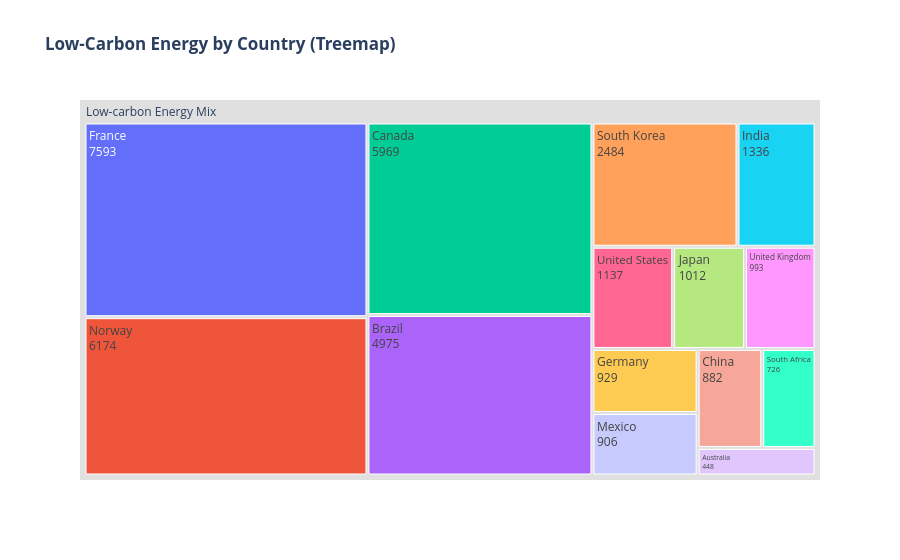
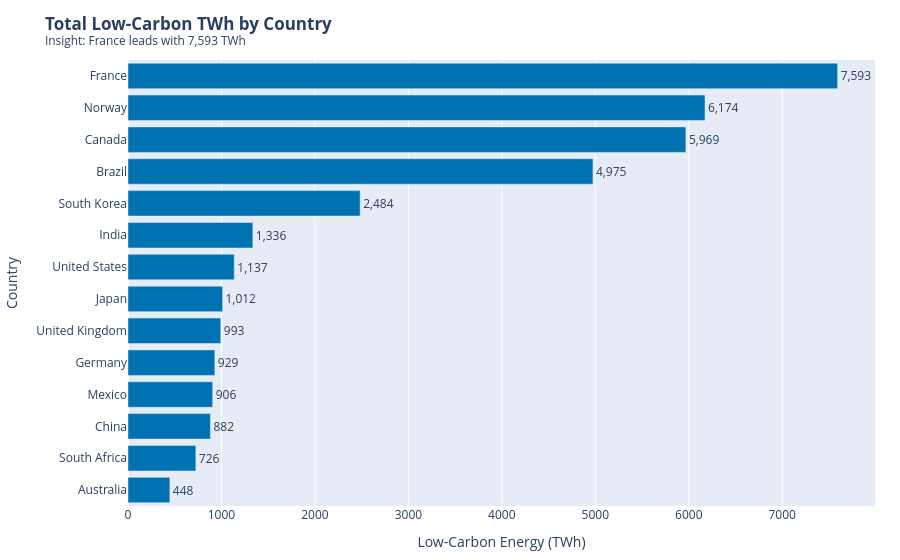

The notebook cell saved with these charts, in order:
### Code cell
#TASK2


import pandas as pd
import plotly.express as px

# 1. Filter to Low-carbon sources and aggregate TWh by country
df_low_carbon = df.loc[df['Source_Type'] == 'Low-carbon'].copy()
country_low_carbon = (
    df_low_carbon.groupby('Country', as_index=False)['TWh']
    .sum()
    .sort_values(by='TWh', ascending=False)
)

# 2. Prepare data for the single-level Treemap with a dummy root node
df_treemap = country_low_carbon.copy()
df_treemap['All'] = 'Low-carbon Energy Mix'

fig_treemap = px.treemap(
    df_treemap,
    path=['All', 'Country'],
    values='TWh',
    title="<b>Low-Carbon Energy by Country (Treemap)</b>"
)

fig_treemap.update_traces(
    textinfo="label+value",
    root_color="#E0E0E0"
)
fig_treemap.show()

# 3. Compute insight for the Bar Chart title
top_country = country_low_carbon.iloc[0]['Country']
top_country_val = country_low_carbon.iloc[0]['TWh']

# 4. Build the Horizontal Bar Chart
# Sorting ascending=True displays the highest value at the top in Plotly horizontal bars
fig_bar = px.bar(
    country_low_carbon.sort_values('TWh', ascending=True),
    x='TWh',
    y='Country',
    orientation='h',
    text='TWh',
    color_discrete_sequence=['#0072B2'], # CVD-safe blue
    title=f"<b>Total Low-Carbon TWh by Country</b><br><sup>Insight: {top_country} leads with {top_country_val:,.0f} TWh</sup>"
)

fig_bar.update_traces(
    texttemplate='%{text:,.0f}',
    textposition='outside'
)

fig_bar.update_layout(
    xaxis_title="Low-Carbon Energy (TWh)",
    yaxis_title="Country",
    margin=dict(t=60, l=25, r=25, b=25),
    font=dict(size=12)
)

fig_bar.show()

### Figure 1 — Plotly figure (JSON) as saved in the notebook; plotly's stock layout.template omitted (floating-point values rounded to 4 significant figures)
{"data": [{"branchvalues": "total", "domain": {"x": [0, 1], "y": [0, 1]}, "hovertemplate": "labels=%{label}<br>TWh=%{value}<br>parent=%{parent}<br>id=%{id}<extra></extra>", "ids": ["Low-carbon Energy Mix/France", "Low-carbon Energy Mix/Norway", "Low-carbon Energy Mix/Canada", "Low-carbon Energy Mix/Brazil", "Low-carbon Energy Mix/South Korea", "Low-carbon Energy Mix/India", "Low-carbon Energy Mix/United States", "Low-carbon Energy Mix/Japan", "Low-carbon Energy Mix/United Kingdom", "Low-carbon Energy Mix/Germany", "Low-carbon Energy Mix/Mexico", "Low-carbon Energy Mix/China", "Low-carbon Energy Mix/South Africa", "Low-carbon Energy Mix/Australia", "Low-carbon Energy Mix"], "labels": ["France", "Norway", "Canada", "Brazil", "South Korea", "India", "United States", "Japan", "United Kingdom", "Germany", "Mexico", "China", "South Africa", "Australia", "Low-carbon Energy Mix"], "name": "", "parents": ["Low-carbon Energy Mix", "Low-carbon Energy Mix", "Low-carbon Energy Mix", "Low-carbon Energy Mix", "Low-carbon Energy Mix", "Low-carbon Energy Mix", "Low-carbon Energy Mix", "Low-carbon Energy Mix", "Low-carbon Energy Mix", "Low-carbon Energy Mix", "Low-carbon Energy Mix", "Low-carbon Energy Mix", "Low-carbon Energy Mix", "Low-carbon Energy Mix", ""], "root": {"color": "#E0E0E0"}, "textinfo": "label+value", "type": "treemap", "values": [7593.0, 6174.0, 5969.0, 4975.0, 2484.0, 1336.0, 1137.0, 1012.0, 993.0, 929.0, 906.0, 882.0, 726.0, 448.0, 35560.0]}], "layout": {"legend": {"tracegroupgap": 0}, "title": {"text": "<b>Low-Carbon Energy by Country (Treemap)</b>"}}}

### Figure 2 — Plotly figure (JSON) as saved in the notebook; plotly's stock layout.template omitted (floating-point values rounded to 4 significant figures)
{"data": [{"hovertemplate": "TWh=%{text}<br>Country=%{y}<extra></extra>", "legendgroup": "", "marker": {"color": "#0072B2", "pattern": {"shape": ""}}, "name": "", "orientation": "h", "showlegend": false, "text": [448.0, 726.0, 882.0, 906.0, 929.0, 993.0, 1012.0, 1137.0, 1336.0, 2484.0, 4975.0, 5969.0, 6174.0, 7593.0], "textposition": "outside", "texttemplate": "%{text:,.0f}", "type": "bar", "x": [448.0, 726.0, 882.0, 906.0, 929.0, 993.0, 1012.0, 1137.0, 1336.0, 2484.0, 4975.0, 5969.0, 6174.0, 7593.0], "xaxis": "x", "y": ["Australia", "South Africa", "China", "Mexico", "Germany", "United Kingdom", "Japan", "United States", "India", "South Korea", "Brazil", "Canada", "Norway", "France"], "yaxis": "y"}], "layout": {"barmode": "relative", "font": {"size": 12}, "legend": {"tracegroupgap": 0}, "margin": {"b": 25, "l": 25, "r": 25, "t": 60}, "title": {"text": "<b>Total Low-Carbon TWh by Country</b><br><sup>Insight: France leads with 7,593 TWh</sup>"}, "xaxis": {"anchor": "y", "domain": [0, 1], "title": {"text": "Low-Carbon Energy (TWh)"}}, "yaxis": {"anchor": "x", "domain": [0, 1], "title": {"text": "Country"}}}}
